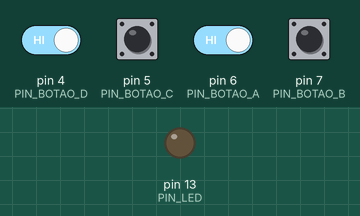
Recording of a sketch running on a simulated Arduino Uno, built with avr-gcc and run on an emulated ATmega328P. Parts: output pins drawn as LEDs (lit = HIGH). The test bench sets the inputs (shaded band); at power-on: pin 4 (PIN_BOTAO_D), pin 5 (PIN_BOTAO_C), pin 6 (PIN_BOTAO_A), pin 7 (PIN_BOTAO_B) HIGH.

Above: at 1.2 s.
1.3 s: pin 4 (PIN_BOTAO_D) driven LOW and pin 6 (PIN_BOTAO_A) driven LOW
At 2.1 s:
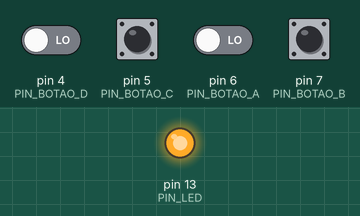
2.8 s: pin 4 (PIN_BOTAO_D) driven HIGH
At 3.4 s:
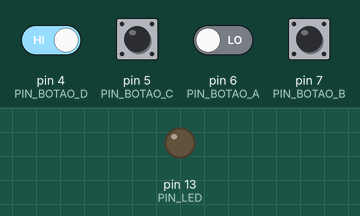
4.3 s: pin 4 (PIN_BOTAO_D) driven LOW
At 5.5 s:
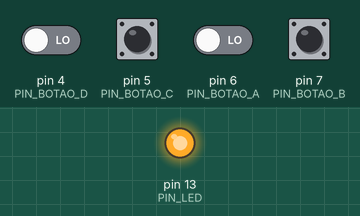
Timing chart, 0 to 7.3 s (numbered marks = the images above; inputs shaded):
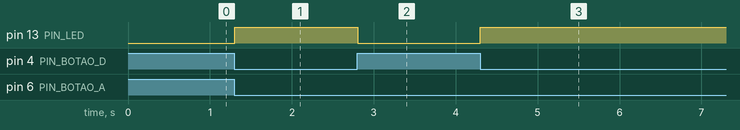

Measured:
- after the input at 1.3 s, pin 13 (PIN_LED): LOW → HIGH at once
- after the input at 2.8 s, pin 13 (PIN_LED): HIGH → LOW at once
- after the input at 4.3 s, pin 13 (PIN_LED): LOW → HIGH at once

The sketch:

main.ino
```cpp
const int PIN_BOTAO_A = 6;
const int PIN_BOTAO_B = 7;
const int PIN_BOTAO_C = 5;
const int PIN_BOTAO_D = 4;
const int PIN_LED = 13;

void setup() {
  pinMode(PIN_BOTAO_A, INPUT_PULLUP);
  pinMode(PIN_BOTAO_B, INPUT_PULLUP);
  pinMode(PIN_BOTAO_C, INPUT_PULLUP);
  pinMode(PIN_BOTAO_D, INPUT_PULLUP);
  pinMode(PIN_LED, OUTPUT);
}

void loop() {
  bool bA = !digitalRead(PIN_BOTAO_A);
  bool bB = !digitalRead(PIN_BOTAO_B);
  bool bC = !digitalRead(PIN_BOTAO_C);
  bool bD = !digitalRead(PIN_BOTAO_D);


  bool resultado = bD && (bA || (bB && !bC));


  if (resultado) {
    digitalWrite(PIN_LED, HIGH);
  } else {
    digitalWrite(PIN_LED, LOW);
  }
  delay(10);
}
```
